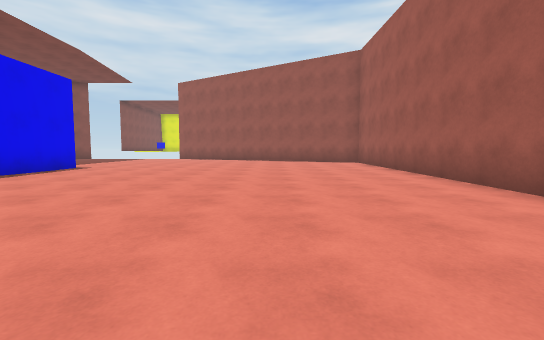
View 1 (above)

18 first-person views from a walk through a Unity game level. The camera is 1.2 m above the floor, tilts 4° down and sees 90° across. Doors are open. The floor is counted in squares, 2 m on a side. Each view is taken from the middle of a square. On the plan, view 1 faces up. The plan holds only what a view shows up to about 9 squares ahead; the rest is blank. The place goes on beyond the plan. The player character is not drawn.

View 2
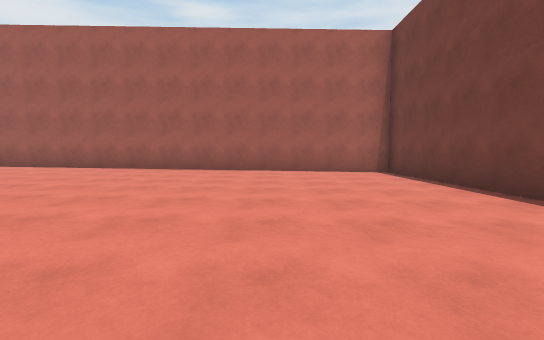

View 3
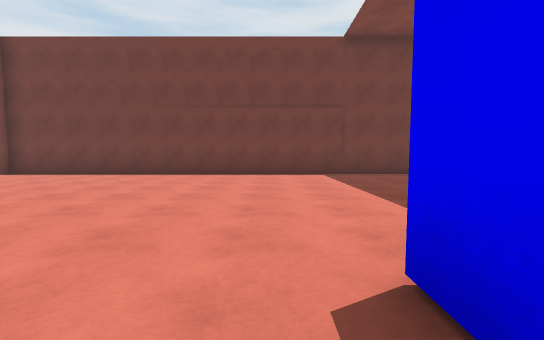

View 4
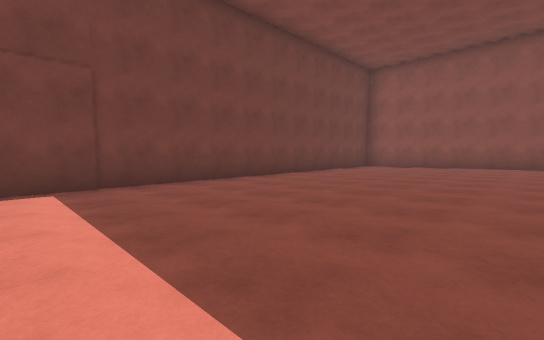

View 5
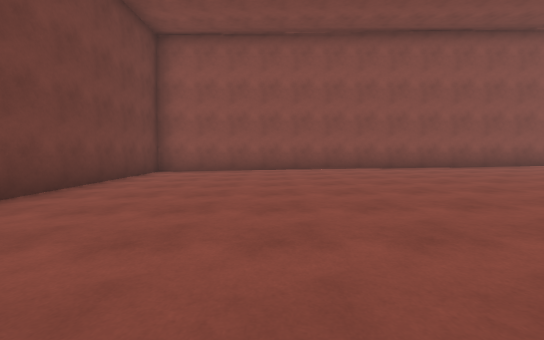

View 6
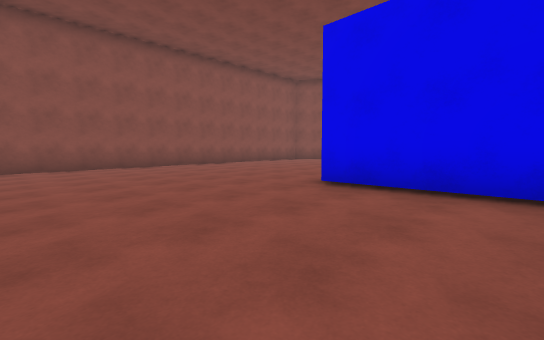

View 7
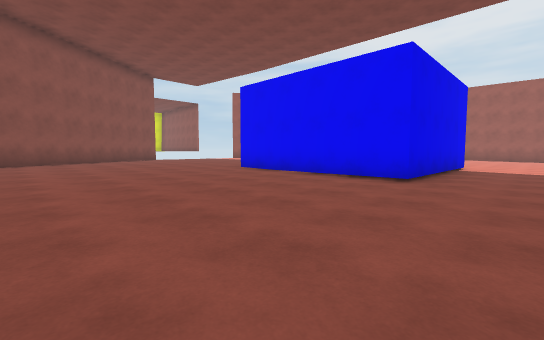

View 8
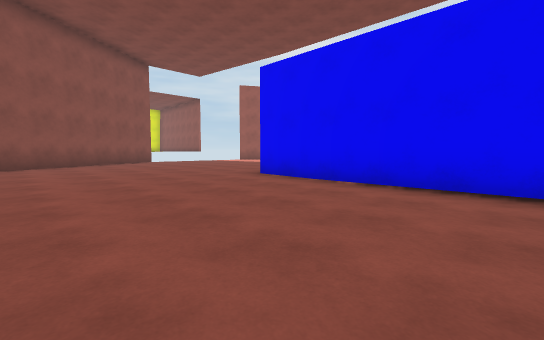

View 9
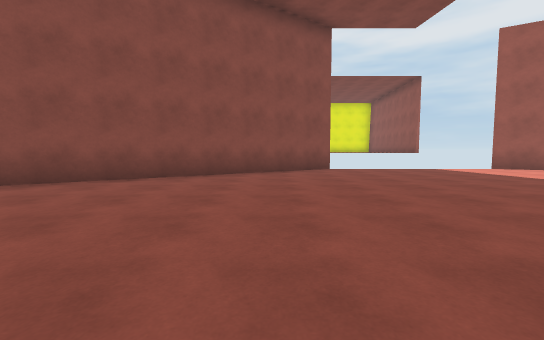

View 10
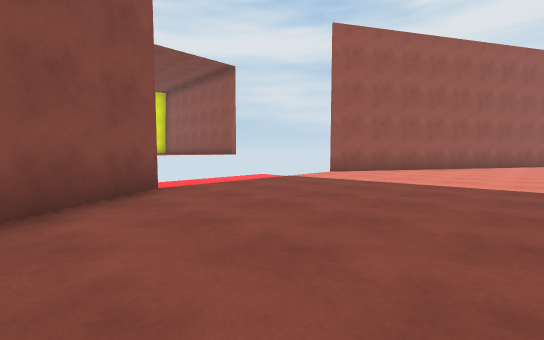

View 11
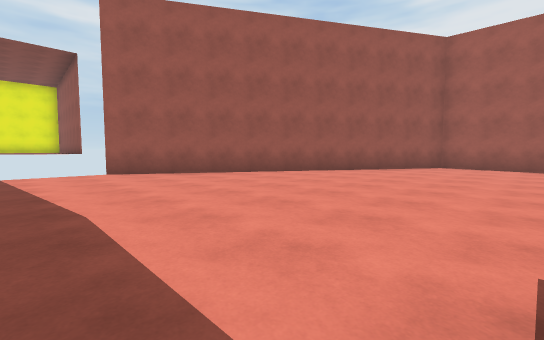

View 12
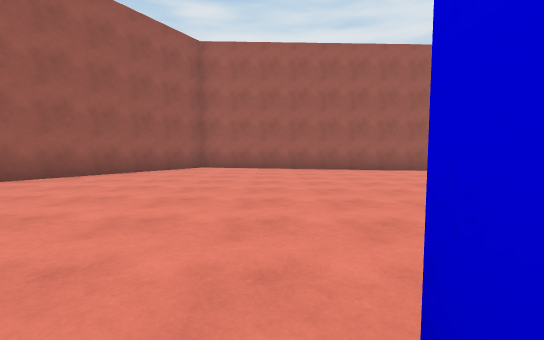

View 13
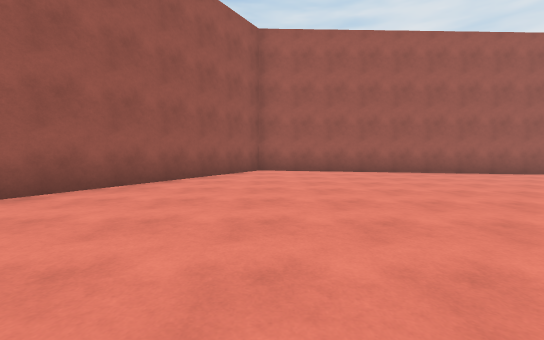

View 14
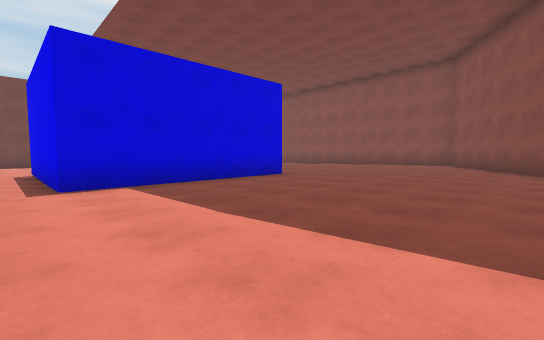

View 15
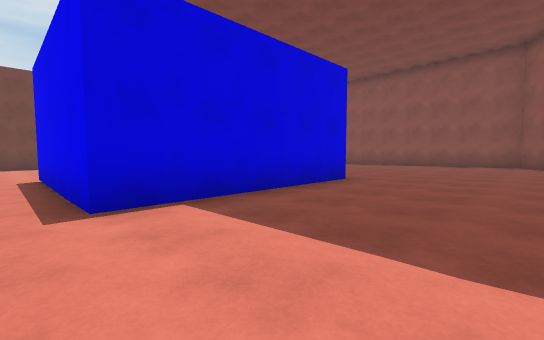

View 16
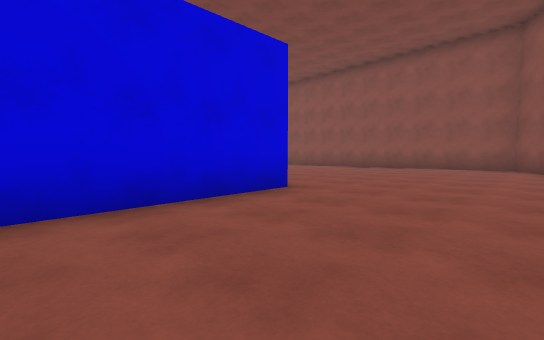

View 17
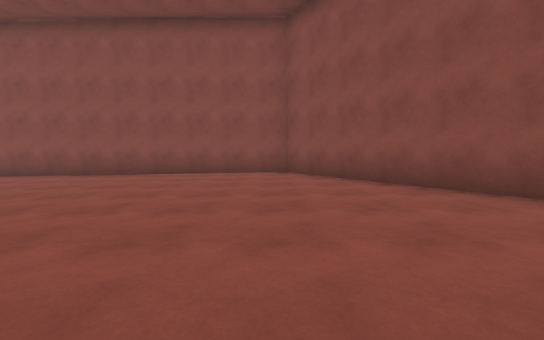

View 18
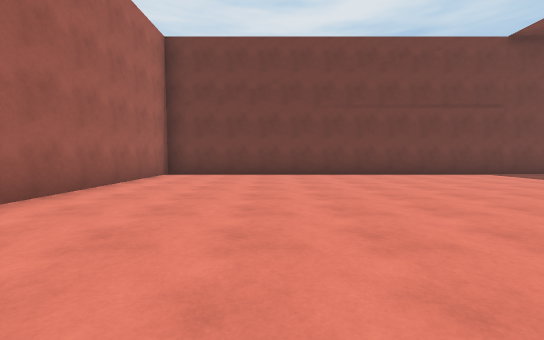

### Floor plan
Key: @ floor where view 1 was taken; # wall or solid block; . main floor; : floor 0.25 m higher than the main floor; - floor 6.5 m lower than the main floor.
Columns run from 18 left of view 1 to 4 right of it. Each row starts with its distance up from view 1.
 15       ##:::::##
 14      #:::::::::##
 13    ##::::::::::::##
 12   #::::::::::::::::##
 11  #:::::::::::::::::::#
 10 #:::::::::::::::::::::#
  9 #:::::::::::::::::::::#
  8 #:::::::::::::::::::::#
  7 -:::::::#####:::::::::#
  6  :::::::#   #:::::::::#
  5  :::::::#   #:::::::::#
  4  .......#   #.........#
  3 #.......#####.........#
  2 #.....................#
  1 #.....................#
  0 #.................@...#
 -1 #.....................#
 -2 #.....................#
 -3 #.....................#
 -4 #.....................#
 -5 #######################

Where each view was taken, in squares from view 1:
view 1: 0 up, 0 right, facing up
view 2: 1 down, 5 left, facing right
view 3: 4 up, 5 left, facing down
view 4: 1 up, 6 left, facing down-left
view 5: 1 down, 9 left, facing left
view 6: 1 down, 8 left, facing up-left
view 7: 1 up, 16 left, facing up-right
view 8: 3 up, 15 left, facing up-right
view 9: 7 up, 12 left, facing up
view 10: 11 up, 12 left, facing up-right
view 11: 8 up, 7 left, facing up-right
view 12: 8 up, 6 left, facing right
view 13: 10 up, 5 left, facing right
view 14: 13 up, 5 left, facing down-left
view 15: 11 up, 5 left, facing down-left
view 16: 11 up, 7 left, facing down-left
view 17: 10 up, 10 left, facing left
view 18: 4 up, 0 right, facing down
